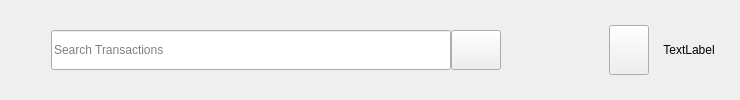
     <widget class="QWidget" name="widget_2" native="true">
      <property name="sizePolicy">
       <sizepolicy hsizetype="Expanding" vsizetype="Fixed">
        <horstretch>0</horstretch>
        <verstretch>0</verstretch>
       </sizepolicy>
      </property>
      <property name="minimumSize">
       <size>
        <width>0</width>
        <height>70</height>
       </size>
      </property>
      <property name="sizeIncrement">
       <size>
        <width>0</width>
        <height>1</height>
       </size>
      </property>
      <layout class="QHBoxLayout" name="horizontalLayout_3">
       <property name="spacing">
        <number>0</number>
       </property>
       <item>
        <spacer name="horizontalSpacer">
         <property name="orientation">
          <enum>Qt::Orientation::Horizontal</enum>
         </property>
         <property name="sizeHint" stdset="0">
          <size>
           <width>40</width>
           <height>20</height>
          </size>
         </property>
        </spacer>
       </item>
       <item>
        <layout class="QHBoxLayout" name="horizontalLayout_2">
         <property name="spacing">
          <number>0</number>
         </property>
         <item>
          <widget class="QLineEdit" name="search_transaction_line">
           <property name="minimumSize">
            <size>
             <width>400</width>
             <height>40</height>
            </size>
           </property>
           <property name="maximumSize">
            <size>
             <width>400</width>
             <height>40</height>
            </size>
           </property>
           <property name="text">
            <string/>
           </property>
           <property name="placeholderText">
            <string>Search Transactions</string>
           </property>
          </widget>
         </item>
         <item>
          <widget class="QPushButton" name="search_button">
           <property name="minimumSize">
            <size>
             <width>50</width>
             <height>40</height>
            </size>
           </property>
           <property name="maximumSize">
            <size>
             <width>50</width>
             <height>40</height>
            </size>
           </property>
           <property name="text">
            <string/>
           </property>
           <property name="icon">
            <iconset resource="../style_resource/resource.qrc">
             <normaloff>:/icons/icons_financial_app/search.png</normaloff>
             <normalon>:/icons/icons_financial_app/search.png</normalon>:/icons/icons_financial_app/search.png</iconset>
           </property>
           <property name="iconSize">
            <size>
             <width>20</width>
             <height>20</height>
            </size>
           </property>
          </widget>
         </item>
        </layout>
       </item>
       <item>
        <spacer name="horizontalSpacer_2">
         <property name="orientation">
          <enum>Qt::Orientation::Horizontal</enum>
         </property>
         <property name="sizeType">
          <enum>QSizePolicy::Policy::Minimum</enum>
         </property>
         <property name="sizeHint" stdset="0">
          <size>
           <width>108</width>
           <height>34</height>
          </size>
         </property>
        </spacer>
       </item>
       <item>
        <widget class="QPushButton" name="account_button">
         <property name="sizePolicy">
          <sizepolicy hsizetype="Preferred" vsizetype="Preferred">
           <horstretch>0</horstretch>
           <verstretch>0</verstretch>
          </sizepolicy>
         </property>
         <property name="maximumSize">
          <size>
           <width>50</width>
           <height>50</height>
          </size>
         </property>
         <property name="text">
          <string/>
         </property>
         <property name="icon">
          <iconset resource="../style_resource/resource.qrc">
           <normaloff>:/icons/icons_financial_app/account_icon.png</normaloff>
           <normalon>:/icons/icons_financial_app/account_icon.png</normalon>:/icons/icons_financial_app/account_icon.png</iconset>
         </property>
         <property name="iconSize">
          <size>
           <width>40</width>
           <height>40</height>
          </size>
         </property>
        </widget>
       </item>
       <item>
        <widget class="QLabel" name="account_name_label">
         <property name="sizePolicy">
          <sizepolicy hsizetype="Expanding" vsizetype="Expanding">
           <horstretch>0</horstretch>
           <verstretch>0</verstretch>
          </sizepolicy>
         </property>
         <property name="minimumSize">
          <size>
           <width>80</width>
           <height>0</height>
          </size>
         </property>
         <property name="maximumSize">
          <size>
           <width>80</width>
           <height>16777215</height>
          </size>
         </property>
         <property name="text">
          <string>TextLabel</string>
         </property>
         <property name="alignment">
          <set>Qt::AlignmentFlag::AlignCenter</set>
         </property>
         <property name="wordWrap">
          <bool>true</bool>
         </property>
        </widget>
       </item>
      </layout>
     </widget>
